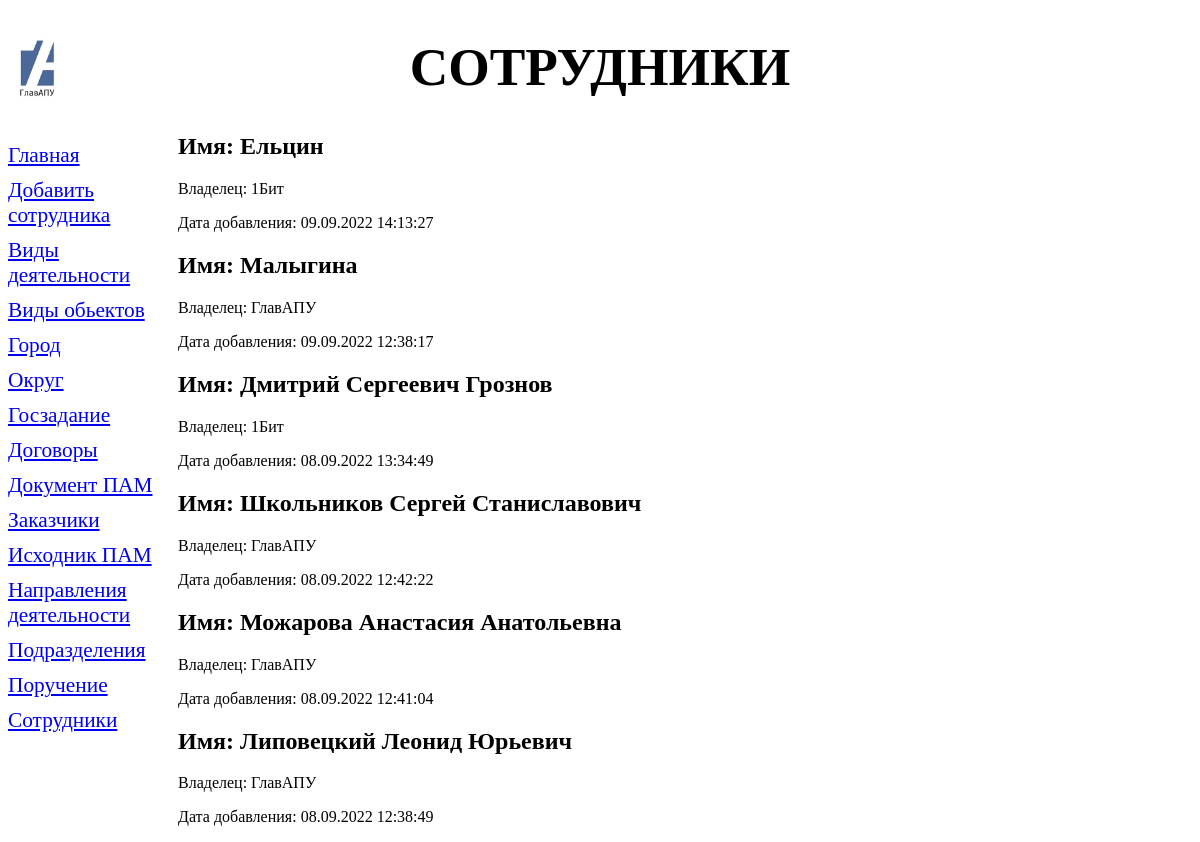
The app's page /Bb/, older data.
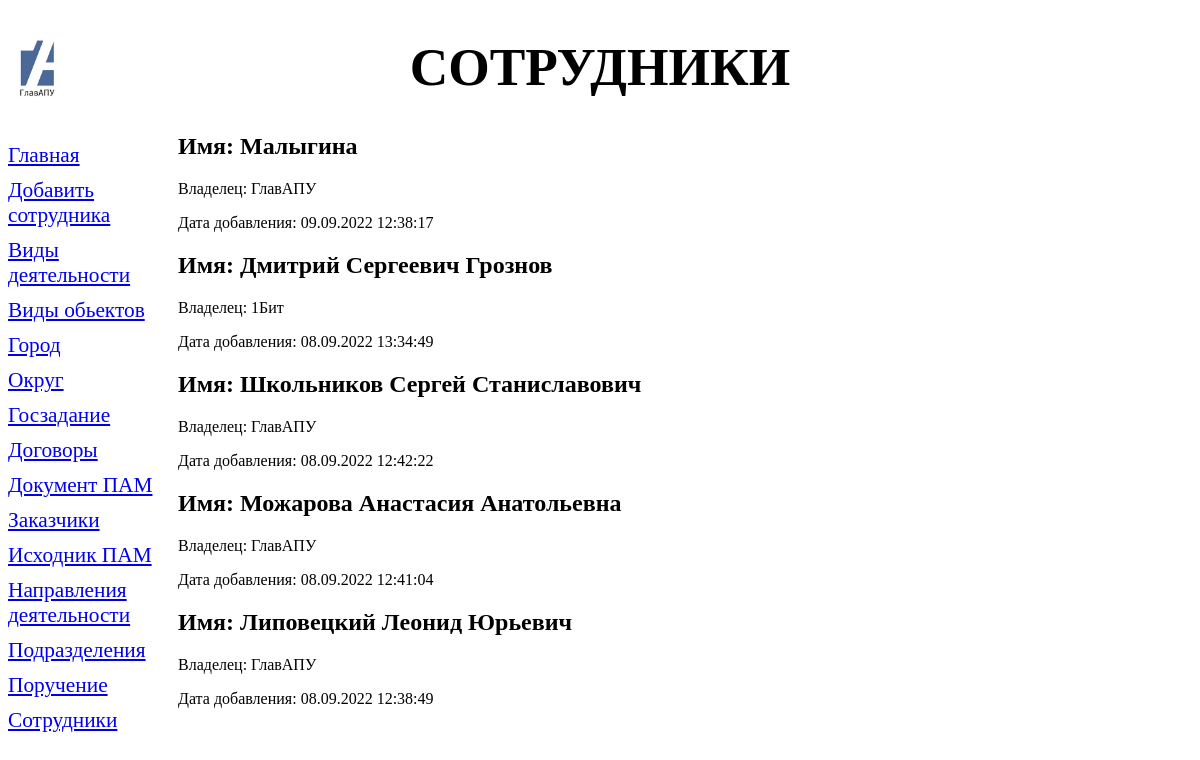
The same page, newer data.
### Bb/models.py (models this page shows)
class Bb(models.Model):
    name = models.CharField(max_length=50, verbose_name='ФИО')
    owner = models.ForeignKey('Owner', null=True, on_delete=models.PROTECT, verbose_name='Владелец')
    published = models.DateTimeField(auto_now_add=True, db_index=True, verbose_name='Опубликовано')
    class Meta:
        verbose_name_plural = 'Сотрудник'
        verbose_name = 'Сотрудника'
        ordering = ['-published']

class Owner(models.Model):
    owner = models.CharField(max_length=20, db_index=True, verbose_name='Название')
    def __str__(self):
        return self.owner
    class Meta:
        verbose_name_plural = 'Владельцы'
        verbose_name = 'Владелец'
        ordering = ['owner']

### Bb/views.py (the view)
# urls.py: path('', index, name='index'),
def index(request):
    bbs = Bb.objects.all()
    owners = Owner.objects.all()
    context = {'bbs': bbs, 'owners': owners}
    return render(request, 'index1.html', context)

### Bb/templates/index1.html
{% extends "layout/basic.html"%}
{% block content %}
{% for bb in bbs %}
<div>
    <h2>Имя: {{bb.name}}</h2>
    <p>Владелец: {{bb.owner}}</p>
    <p>Дата добавления: {{ bb.published | date:"d.m.Y H:i:s" }}</p>
</div>
{% endfor %}
{% endblock %}

### Bb/templates/layout/basic.html (shortened to what this page needs)
{% load static %}
<!DOCTYPE html>
<html lang="en">
<head>
    <link rel ="stylesheet" type="text/css"
    href="{% static 'Bb/style.css' %}">
</head>
<body>
    <header>
        <h1>Сотрудники</h1>
    </header>
    <nav>
        <a href="{% url 'index' %}">Главная</a>
        <a href="{% url 'add' %}">Добавить сотрудника</a>
        <a href="#">Виды деятельности</a>
        <a href="#">Виды обьектов</a>
        <a href="#">Город</a>
        <a href="#">Округ</a>
        <a href="#">Госзадание</a>
        <a href="#">Договоры</a>
        <a href="#">Документ ПАМ</a>
        <a href="#">Заказчики</a>
        <a href="#">Исходник ПАМ</a>
        <a href="#">Направления деятельности</a>
        <a href="#">Подразделения</a>
        <a href="#">Поручение</a>
        <a href="#">Сотрудники</a>
    </nav>
    <section>
        {% block content %}
        {% endblock %}
    </section>
</body>
</html>

### Bb/static/Bb/style.css (style rules this page uses)
header h1 { font-size: 40pt; text-transform: uppercase; text-align: center; background: url("glavapunew.jpg") left / auto 100% no-repeat; }
nav { font-size: 16pt; width: 150px; float: left; }
nav a { display: block; margin: 10px 0px; }
section { margin-left: 170px; }

Row changes from the older to the newer data that the page shows:
removed Bb: name "Ельцин", owner "1Бит", published "09.09.2022 14:13:27"
